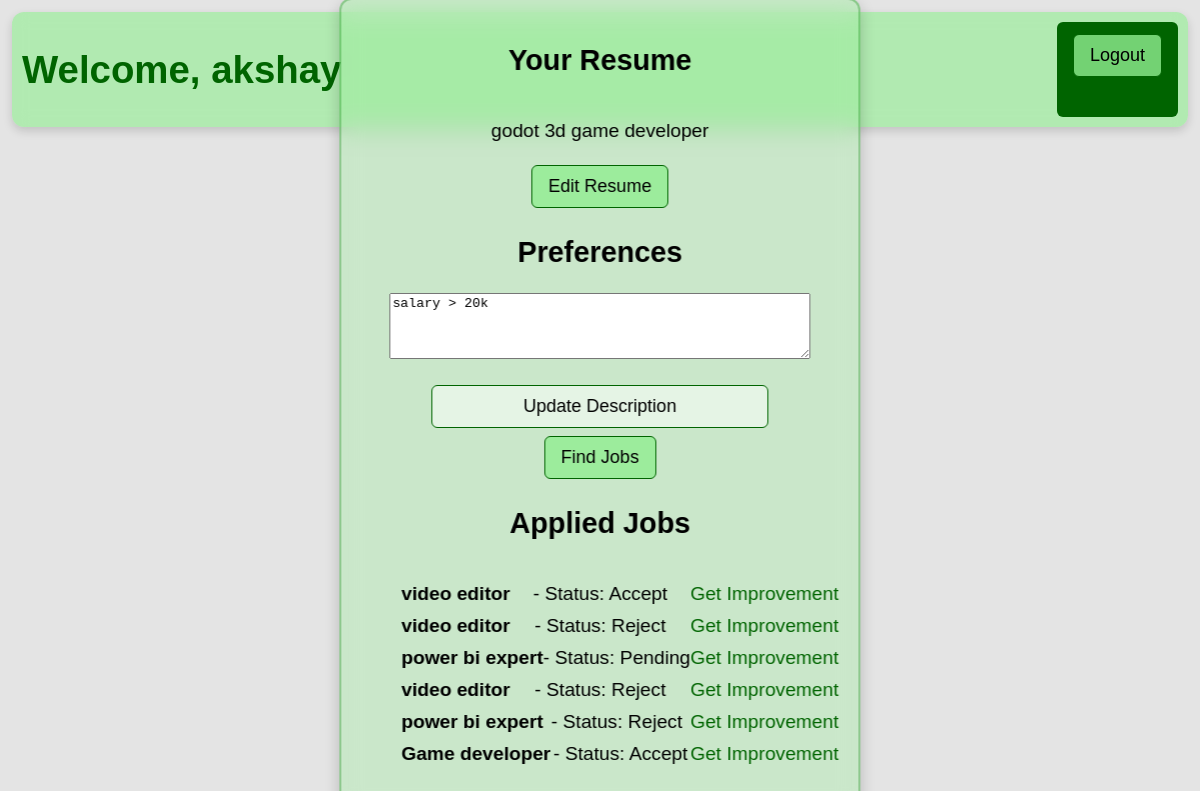
The app's page /user/dashboard (signed in) with its own data.
### tables this page shows
CREATE TABLE users (id INTEGER PRIMARY KEY, username TEXT, password TEXT, resume TEXT, preferences TEXT);

CREATE TABLE applications (id INTEGER PRIMARY KEY, user_id INTEGER, job_id INTEGER, status TEXT, match_score REAL);

CREATE TABLE jobs (id INTEGER PRIMARY KEY, recruiter_id INTEGER, title TEXT, description TEXT);

### app.py (the view)
@app.route("/user/dashboard")
def user_dashboard():
    if "user_id" not in session:
        return redirect("/user/login")
    db = get_db()
    user = db.execute("SELECT * FROM users WHERE id = ?", (session["user_id"],)).fetchone()
    applied_jobs = db.execute("""
        SELECT applications.job_id, applications.status, jobs.title
        FROM applications
        JOIN jobs ON applications.job_id = jobs.id
        WHERE applications.user_id = ?
    """, (session["user_id"],)).fetchall()
    return render_template("user_dashboard.html", user=user, applied_jobs=applied_jobs)

### app.py (called while the page is built)
def get_db():
    conn = sqlite3.connect("jobs.db")
    conn.row_factory = sqlite3.Row
    return conn

### templates/user_dashboard.html (shortened to what this page needs)
<!DOCTYPE html>
<html>
<head>
    <link rel="stylesheet" href="{{ url_for('static', filename='style.css') }}">
</head>
<body>
    <header>
        <h1>Welcome, {{ user['username'] }}</h1>
        <a class="logout-btn" href="/"><button>Logout</button></a>
    </header>
    <div class="login-box">
        <h2>Your Resume</h2>
        <p id="resume-text">{{ user['resume'] }}</p>
        <button onclick="toggleEdit()">Edit Resume</button>
        <h2>Preferences</h2>
        <form action="/user/update_preferences" method="POST">
            <textarea name="preferences" rows="4" cols="50" placeholder="Add extra details about your skills...">{{ user['preferences'] }}</textarea>
            <br>
            <input type="submit" value="Update Description">
        </form>
        <a href="/user/find_jobs"><button>Find Jobs</button></a>
        <h2>Applied Jobs</h2>
        <ul>
            {% for job in applied_jobs %}
                <li>
                    <strong>{{ job['title'] }}</strong> - Status: {{ job['status'] }}
                    <a href="/user/improvement/{{ job['job_id'] }}">Get Improvement</a>
                </li>
            {% endfor %}
        </ul>
    </div>
</body>
</html>

### static/style.css (style rules this page uses)
body { color: black; background: rgba(211, 211, 211, 0.6); font-size: 1.2em; padding: 4px; font-family: Arial, sans-serif; }
header { display: grid; grid-template-columns: auto auto; background: rgba(144, 238, 144, 0.6); padding: 10px; border-radius: 12px; box-shadow: 0 4px 10px rgba(0, 0, 0, 0.15); backdrop-filter: blur(8px); }
h1, h3 { color: darkgreen; }
button, input[type="submit"] { margin: 4px; padding: 10px 16px; border-radius: 6px; font-size: 18px; background-color: rgba(144, 238, 144, 0.8); color: black; border: 1px solid darkgreen; cursor: pointer; transition: all 0.3s ease-in-out; }
input { margin: 4px; padding: 10px; border: 1px solid darkgreen; border-radius: 6px; background: rgba(255, 255, 255, 0.8); }
a { color: darkgreen; text-decoration: none; transition: 0.3s; }
.login-box { background: rgba(144, 238, 144, 0.3); backdrop-filter: blur(12px); display: flex; justify-content: center; align-items: center; flex-direction: column; border: 2px solid rgba(0, 128, 0, 0.3); border-radius: 12px; padding: 20px; box-shadow: 0 6px 16px rgba(0, 0, 0, 0.2); position: absolute; top: 50%; left: 50%; transform: translate(-50%, -50%); }
.login-box form { display: flex; flex-direction: column; align-items: center; }
.login-box input { width: 80%; padding: 10px; border: 1px solid darkgreen; border-radius: 6px; background: rgba(255, 255, 255, 0.5); }
.login-box ul li { display: flex; align-items: center; justify-content: space-between; margin-bottom: 10px; }
.logout-btn { margin-left: auto; background-color: darkgreen; color: white; padding: 8px 12px; border-radius: 6px; text-decoration: none; transition: 0.3s ease-in-out; }

### records on screen
users: username "akshay", resume "godot 3d game developer", preferences "salary > 20k"
applications: title "video editor", status "Accept"
applications: title "video editor", status "Reject"
applications: title "power bi expert", status "Pending"
applications: title "video editor", status "Reject"
applications: title "power bi expert", status "Reject"
applications: title "Game developer", status "Accept"
